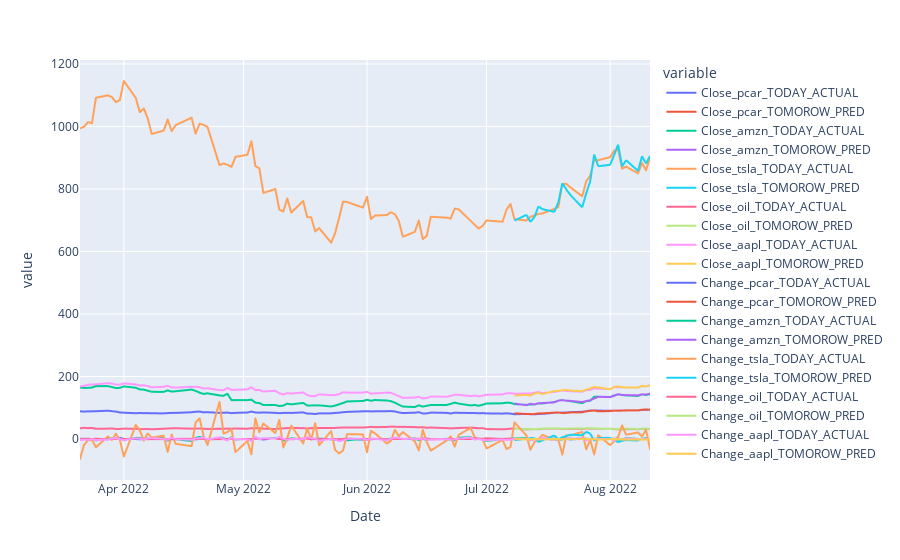

The cell this chart's notebook holds for it:
### Code cell
px.line(outX.set_index('Date'))
